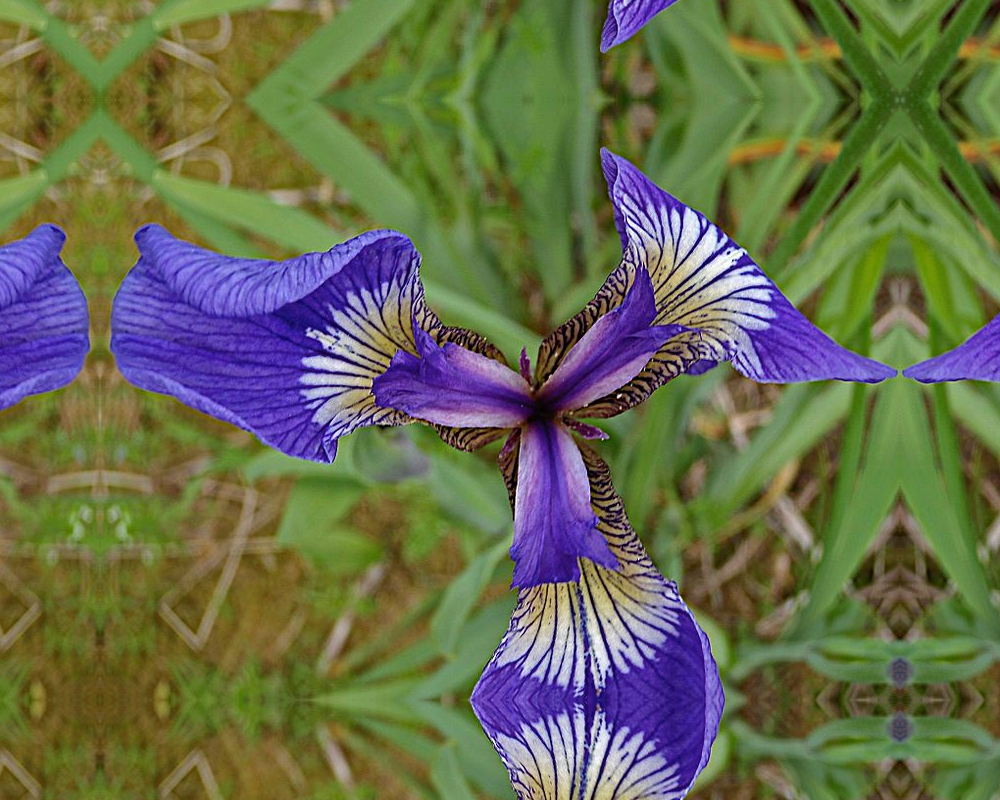
#> input picture assignment_2/solutions/padding.png, 1000 x 800 px, given in place of iris-1.png, which was not available
$ python main.py
#> lines starting #> are read from the running program, lines starting #| are printed output that depends on the picture; pictures that were not available may be replaced by others from this repository, and a replacement may not be noted
from pathlib import Path

import cv2
import numpy as np

OUTPUT_DIR = Path(__file__).parent / "solutions"

ROTATIONS = {
    90: cv2.ROTATE_90_CLOCKWISE,
    180: cv2.ROTATE_180,
    270: cv2.ROTATE_90_COUNTERCLOCKWISE,
}


def save_image(image, filename):
    OUTPUT_DIR.mkdir(parents=True, exist_ok=True)
    output_path = OUTPUT_DIR / filename
    cv2.imwrite(str(output_path), image)
    print("Saved:", output_path)


def padding(image, border_width):
    padded = cv2.copyMakeBorder(
        image,
        border_width,
        border_width,
        border_width,
        border_width,
        cv2.BORDER_REFLECT,
    )
    save_image(padded, "padding.png")
    return padded


def crop(image, x_0, x_1, y_0, y_1):
    cropped = image[y_0:y_1, x_0:x_1]
    save_image(cropped, "crop.png")
    return cropped


def resize(image, width, height):
    resized = cv2.resize(image, (width, height))
    save_image(resized, "resize.png")
    return resized


def copy(image, emptyPictureArray):
    height, width, channels = image.shape

    for y in range(height):
        for x in range(width):
            for c in range(channels):
                emptyPictureArray[y, x, c] = image[y, x, c]

    save_image(emptyPictureArray, "copy.png")
    return emptyPictureArray


def grayscale(image):
    gray_image = cv2.cvtColor(image, cv2.COLOR_BGR2GRAY)
    save_image(gray_image, "grayscale.png")
    return gray_image


def hsv(image):
    hsv_image = cv2.cvtColor(image, cv2.COLOR_BGR2HSV)
    save_image(hsv_image, "hsv.png")
    return hsv_image


def hue_shifted(image, emptyPictureArray, hue):
    height, width, channels = image.shape

    for y in range(height):
        for x in range(width):
            for c in range(channels):
                shifted = int(image[y, x, c]) + hue
                emptyPictureArray[y, x, c] = min(max(shifted, 0), 255)

    save_image(emptyPictureArray, "hue_shifted.png")
    return emptyPictureArray


def smoothing(image):
    smoothed = cv2.GaussianBlur(
        image, (15, 15), 0, borderType=cv2.BORDER_DEFAULT
    )
    save_image(smoothed, "smoothing.png")
    return smoothed


def rotation(image, rotation_angle):
    if rotation_angle not in ROTATIONS:
        raise ValueError("Rotation angle must be 90, 180, or 270 degrees.")

    rotated = cv2.rotate(image, ROTATIONS[rotation_angle])
    save_image(rotated, "rotation.png")
    return rotated


def main():
    image_path = Path(__file__).parent / "iris-1.png"
    image = cv2.imread(str(image_path), cv2.IMREAD_COLOR)
#> image is the input picture: shape (800, 1000, 3); mean B, G, R 79.1, 108.9, 103.9
    if image is None:
        raise FileNotFoundError(f"Could not read image: {image_path}")

    height, width = image.shape[:2]
#> height = 800; width = 1000
    emptyPictureArray = np.zeros((height, width, 3), dtype=np.uint8)

    padding(image, 100)
#> in padding, `padded = cv2.copyMakeBorder( image, border_width, border_width, border..`:
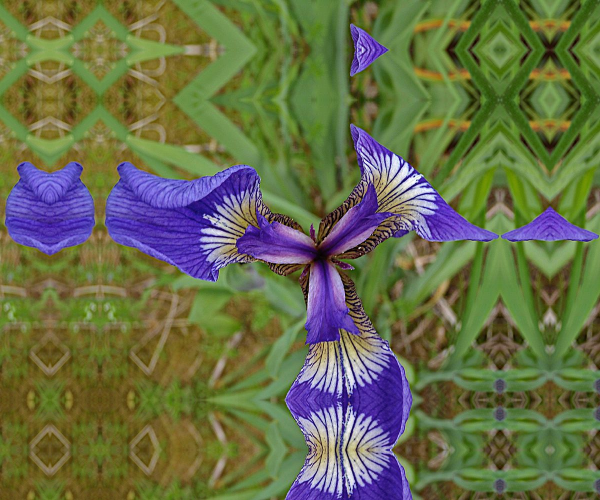
#> padded: shape (1000, 1200, 3) (shown at 1/2 size); mean B, G, R 73.9, 109.6, 103.3
    crop(image, 200, width - 130, 200, height - 130)
#> in crop, `cropped = image[y_0:y_1, x_0:x_1]`:
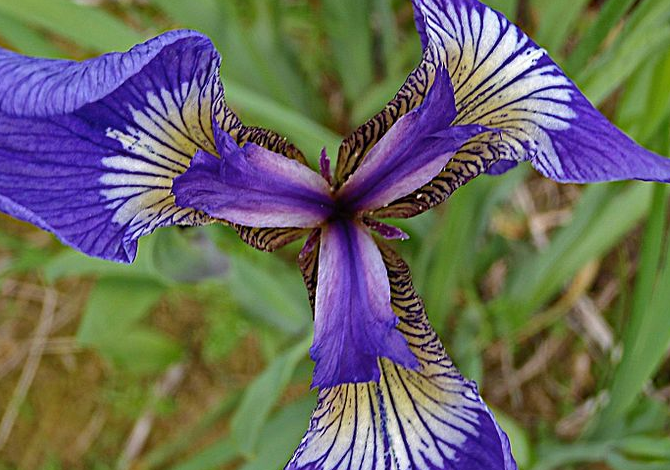
#> cropped: shape (470, 670, 3); mean B, G, R 95.5, 105.5, 106.1
    resize(image, 200, 200)
#> in resize, `resized = cv2.resize(image, (width, height))`:
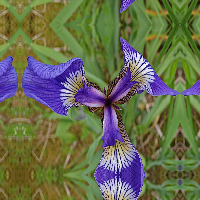
#> resized: shape (200, 200, 3); mean B, G, R 79.5, 109.3, 104.3
    copy(image, emptyPictureArray)
    grayscale(image)
#> in grayscale, `gray_image = cv2.cvtColor(image, cv2.COLOR_BGR2GRAY)`:
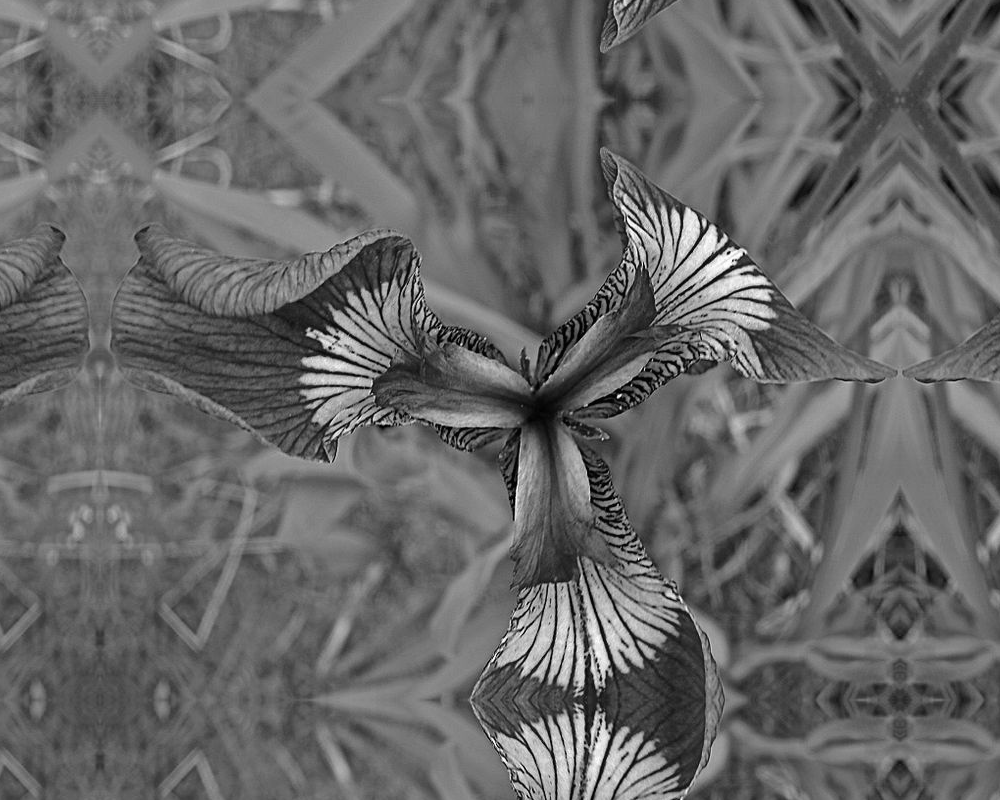
#> gray_image: shape (800, 1000); min 0, max 255, mean 104
    hsv(image)
#> in hsv, `hsv_image = cv2.cvtColor(image, cv2.COLOR_BGR2HSV)`: hsv_image: shape (800, 1000, 3); mean H, S, V 54.2, 142.1, 131
    hue_shifted(image, emptyPictureArray, 50)
#> after the loop in hue_shifted, `for y in range(height):`:
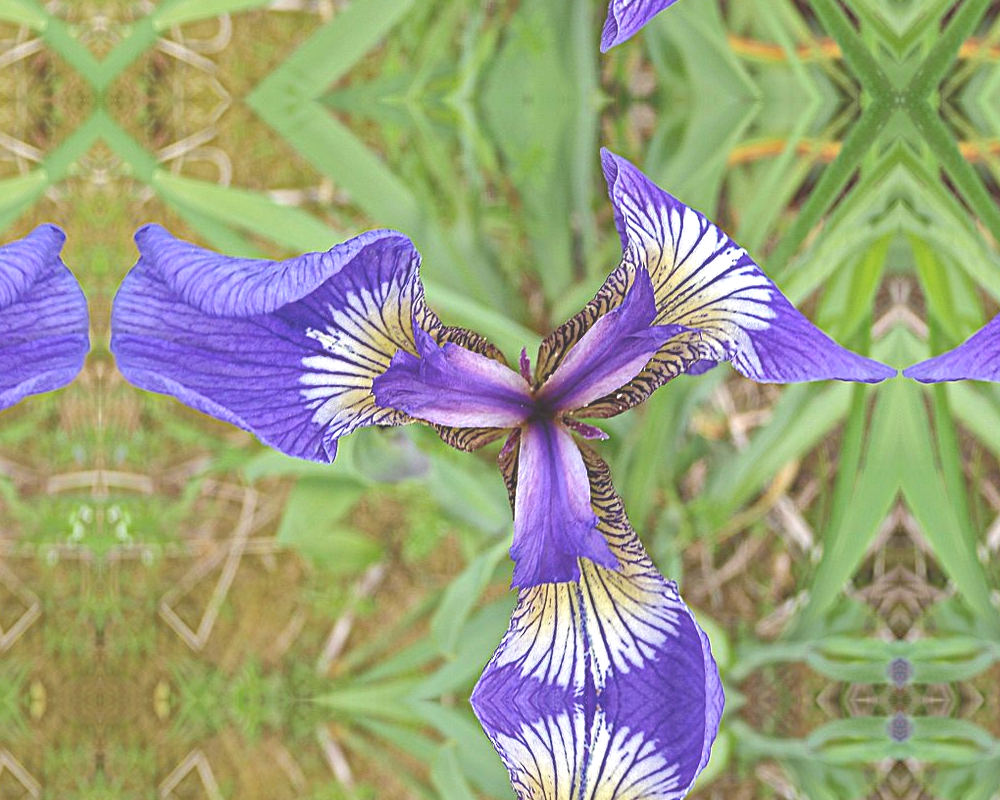
#> emptyPictureArray: shape (800, 1000, 3); mean B, G, R 128.2, 158.7, 153.8
    smoothing(image)
#> in smoothing, `smoothed = cv2.GaussianBlur( image, (15, 15), 0, borderType=cv2.BORDER..`:
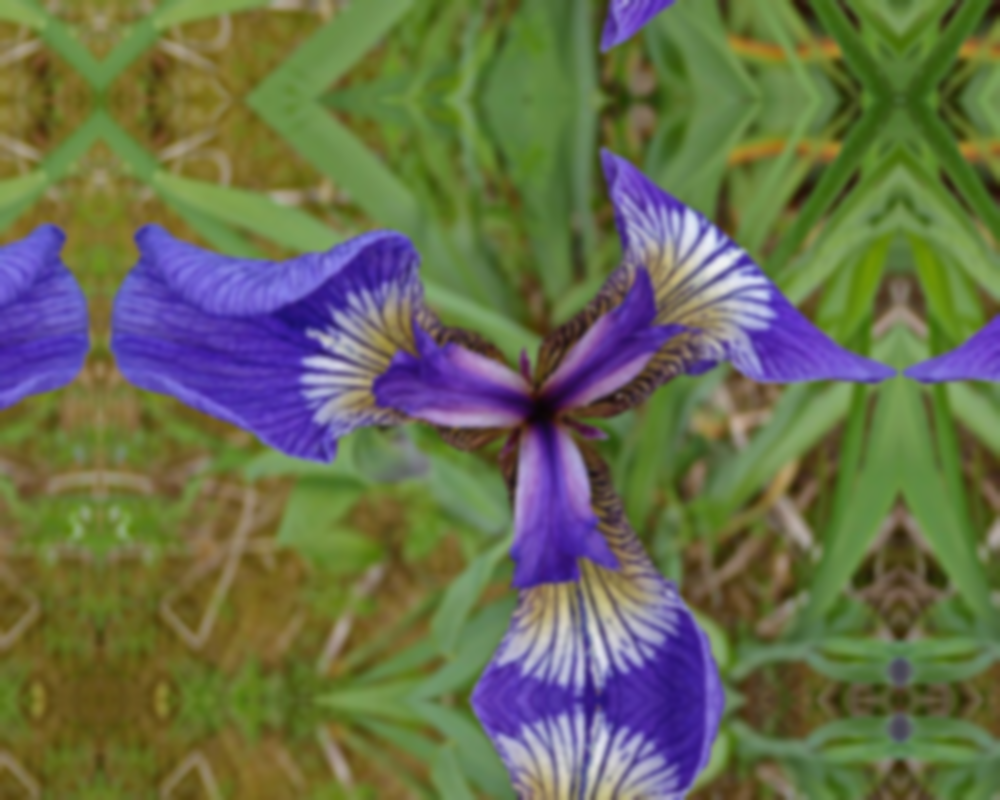
#> smoothed: shape (800, 1000, 3); mean B, G, R 79.1, 108.9, 103.9
    rotation(image, 180)
#> in rotation, `rotated = cv2.rotate(image, ROTATIONS[rotation_angle])`:
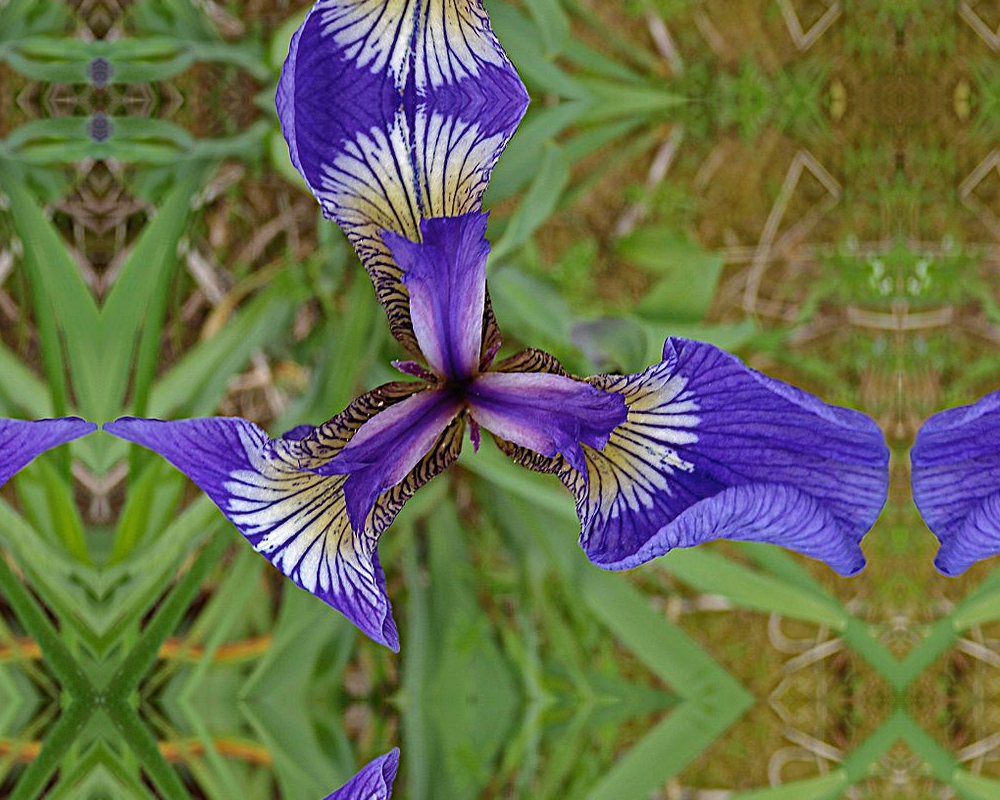
#> rotated: shape (800, 1000, 3); mean B, G, R 79.1, 108.9, 103.9


if __name__ == "__main__":
    main()
